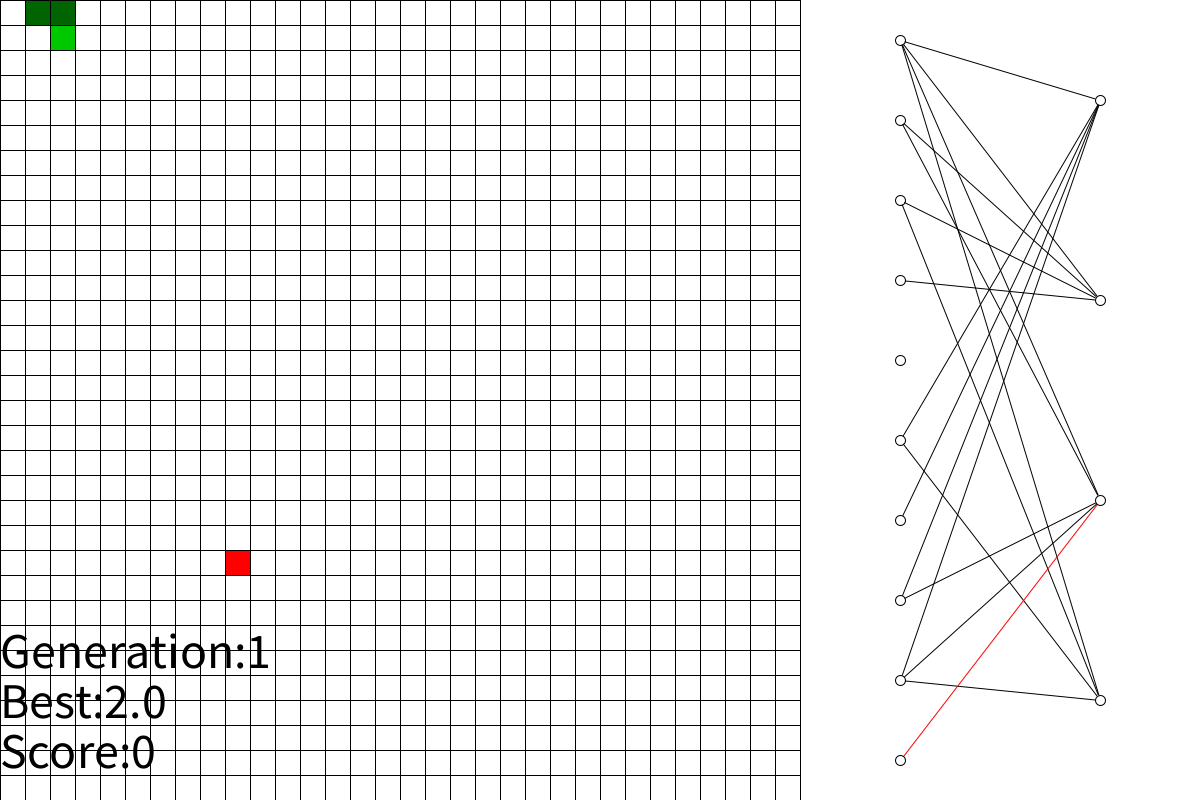
Frame 1 (no input)
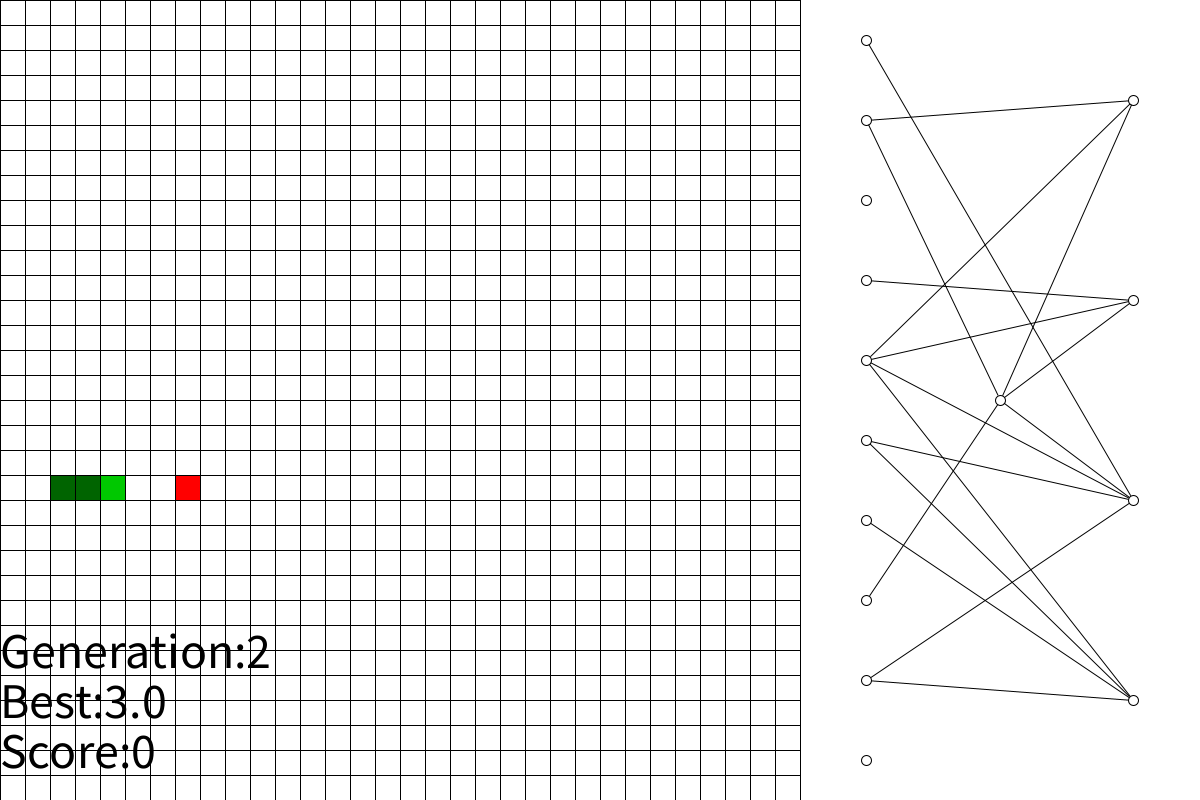
Frame 60 (the mouse pressed at the canvas centre just before this capture)
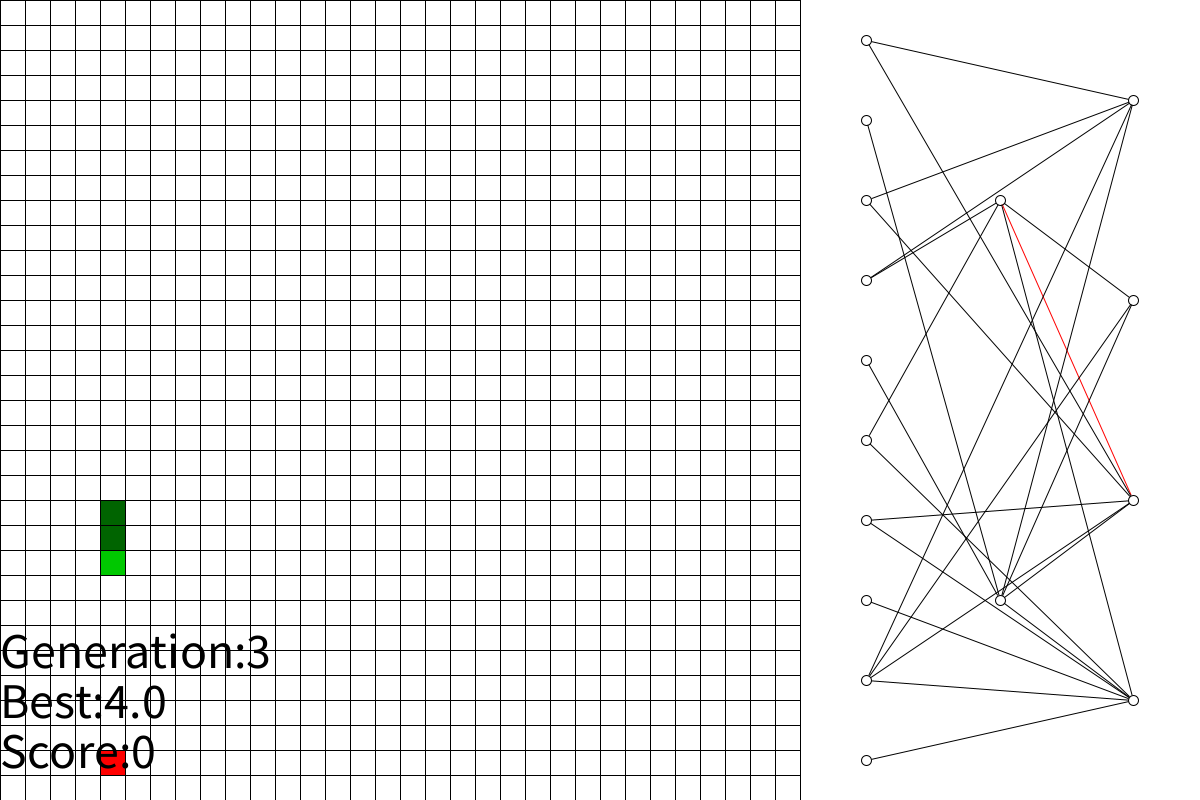
Frame 120 (the mouse held since frame 60 and released just before this capture)

The Processing sketch that drew these frames (run headless with seeded random() and noise(); from frame 60 on, the mouse is pressed at the canvas centre):

// Processing sketch: neat
// ── neat.pde
genome randomizer(genome[] selectfrom, float[][] probs) {
  float number = random(1);
  for (int i=0; i<probs.length; i++) {
    if (number>=probs[i][0] && number<probs[i][1]) {
      return selectfrom[i];
    }
  }
  return selectfrom[selectfrom.length-1];
}
float sum(float[] list) {
  float value = 0;
  for (float i : list) {
    value += i;
  }
  return value;
}
float[][] calc_probs(float[] list) {
  float[][] probs = new float[list.length][];
  float value = sum(list);
  float lastmax = 0;
  for (int i=0; i<list.length; i++) {
    float newmax = list[i]/value;
    probs[i] = new float[] {lastmax, lastmax+newmax};
    lastmax += newmax;
  }
  return probs;
}
int argmax(float[] list) {
  float maxim = list[0];
  int yer = 0;
  for (int i=1; i<list.length; i++) {
    if (list[i]>maxim) {
      maxim = list[i];
      yer = i;
    }
  }
  return yer;
}
class network {
  int input, output, pop, gen;
  genome[] genomes;
  float weight_range;
  network(int input, int output, int pop, float weight_range) {
    this.input = input;
    this.output = output;
    this.pop = pop;
    genomes = new genome[pop];
    this.weight_range = weight_range;
    for (int i=0; i<pop; i++) {
      genomes[i] = new genome(input, output, weight_range, false);
    }
    gen = 0;
  }
  genome select() {
    float[] prob = new float[pop];
    float best = Float.NEGATIVE_INFINITY;
    int yer = 0;
    int sayi = 0;
    for (genome i : genomes) {
      prob[sayi] = i.fitness*100;
      if (best<i.fitness) {
        best = i.fitness;
        yer = sayi;
      }
      i.fitness = 0;
      sayi++;
    }
    float[][] probs = calc_probs(prob);
    genome[] newgenomes = new genome[pop];
    for (int i=0; i<pop; i++) {
      if (i!=yer) {
        genome select;
        if (random(0, 100)<10) {
          select = new genome(input, output, weight_range, false);
          for (int a=0; a<gen; a++) {
            select.mutate();
          }
        } else {
          select = randomizer(genomes, probs);
          //select = this.genomes[i].cross_over(select);
          select = select.get_clone();
        }
        for (int a=0; a<10; a++) {
          select.mutate();
        }
        newgenomes[i] = select;
      } else {
        newgenomes[i] = genomes[yer];
      }
    }
    genome best_genome = genomes[yer];
    this.genomes = newgenomes;
    println("Gen:"+str(this.gen)+"  Best:"+str(best));
    this.gen++;
    return best_genome;
  }
}

// ── conn.pde
class conn {
  node from,to;
  float weight,weight_range;
  boolean enabled;
  conn(node from,node to,float weight_range) {
    this.from = from;
    this.to = to;
    weight = random(-weight_range, +weight_range);
    enabled = true;
    this.weight_range = weight_range;
  }
  void mutate() {
    if (random(0, 100)<5) {
      enabled = !this.enabled;
    }
    else if (random(0, 100)<5) {
      weight = random(-this.weight_range, +this.weight_range);
    } 
    else {
      weight += randomGaussian()/50;
    }
  }
  void activate() {
    if (this.enabled) {
      this.to.value += this.from.value*this.weight;
    }
  }
}

// ── deneme_processing.pde
int col = 32, row = 32;
game board;
network net;
boolean show = true;
genome gen;
float best = 0;
void setup() {
  size(1200, 800);
  randomSeed(10);
  board = new game(true, millis());
  board.dead = true;
  frameRate(Float.POSITIVE_INFINITY);
  net = new network(10, 4, 10000, 30);
}
void draw() {
  background(255);
  if (board.dead || !show) {
    float thisbest = -1;
    float seed = 0;
    int best_gen = -1;
    for (int i=0; i<net.pop; i++) {
      board = new game(true, millis());
      while (!board.dead) {
        float[] inputs = board.inputs();
        float[] out = net.genomes[i].activate(inputs);
        if (out[0]>0.5) {
          board.press(faces.up);
        } else if (out[1]>0.5) {
          board.press(faces.right);
        } else if (out[2]>0.5) {
          board.press(faces.down);
        } else if (out[3]>0.5) {
          board.press(faces.left);
        }
        board.move();
      }
      net.genomes[i].fitness = pow(2, board.bodies.size()-3)*100+(500-board.count)/10;
      if (board.bodies.size()-3>best) {
        best = board.bodies.size()-3;
      }
      if (board.bodies.size()-3>best_gen) {
        best_gen = board.bodies.size()-3;
      }
      if (net.genomes[i].fitness>thisbest) {
        thisbest = net.genomes[i].fitness;
        seed = board.seed;
      }
    }
    gen = net.select();
    board = new game(true, seed);
    startlimit += artis;
    println(best_gen);
  }
  if (show) {
    float[] inputs = board.inputs();
    float[] out = gen.activate(inputs);
    if (out[0]>0.5) {
      board.press(faces.up);
    } else if (out[1]>0.5) {
      board.press(faces.right);
    } else if (out[2]>0.5) {
      board.press(faces.down);
    } else if (out[3]>0.5) {
      board.press(faces.left);
    }
    board.show(0, 0, 800, 800);
    gen.show_genome(800, 0, 400, 800, 10);
    textAlign(LEFT, CENTER);
    textSize(50);
    fill(0);
    text("Score:"+str(board.bodies.size()-3), 0, 750);
  } else {
    gen.show_genome(0, 0, width, height, 10);
  }
  textAlign(LEFT, CENTER);
  textSize(50);
  fill(0);
  text("Generation:"+str(net.gen), 0, 650);
  text("Best:"+str(best), 0, 700);
}
void keyPressed() {
  //board.press(key);
  if (key==' ') {
    show = !show;
  }
}

// ── game.pde
final int[][] all_faces = new int[][] {{-1,-1},{+0,-1},{+1,-1},{+1,+0},{+1,+1},{+0,+1},{-1,+1},{-1,+0}};
int startlimit = 100;
int artis = 1;
class game{
  float[][] map;
  ArrayList<body> bodies;
  boolean dead,pressed,ate,limit;
  PVector food;
  float[][] where;
  int frame,until,count;
  int seed;
  body head;
  game(boolean limit){
    seed = millis();
    randomSeed(seed);
    this.limit = limit;
    frame = 0;
    until = startlimit;
    map = new float[row][col];
    bodies = new ArrayList<body>();
    bodies.add(new body(2,0,faces.right,true,this));
    bodies.add(new body(1,0,faces.right,false,this));
    bodies.add(new body(0,0,faces.right,false,this));
    dead = false;
    pressed = false;
    head = bodies.get(0);
    create_food();
    ate = false;
    count = 0;
  }
  game(boolean limit,float seed){
    this.seed = (int) seed;
    randomSeed(this.seed);
    this.limit = limit;
    frame = 0;
    until = startlimit;
    map = new float[row][col];
    bodies = new ArrayList<body>();
    bodies.add(new body(2,0,faces.right,true,this));
    bodies.add(new body(1,0,faces.right,false,this));
    bodies.add(new body(0,0,faces.right,false,this));
    dead = false;
    pressed = false;
    head = bodies.get(0);
    create_food();
    ate = false;
    count = 0;
  }
  void create_food(){
    ArrayList<int[]> probs = new ArrayList<int[]>();
    for (int y=0;y<row;y++){
      for (int x=0;x<col;x++){
        if (map[y][x]==0){
          probs.add(new int[] {x,y});
        }
      }
    }
    int[] select = probs.get(floor(random(probs.size())));
    food = new PVector(select[0],select[1]);
    map[select[1]][select[0]] = 1;
  }
  void eat_food(){
    ate = false;
    body parent = bodies.get(bodies.size()-1);
    body child;
    if (parent.face==faces.up){
      child = new body(parent.x,parent.y+1,faces.up,false,this);
    }
    else if (parent.face==faces.right){
      child = new body(parent.x-1,parent.y,faces.right,false,this);
    }
    else if (parent.face==faces.down){
      child = new body(parent.x,parent.y-1,faces.down,false,this);
    }
    else{ //left
      child = new body(parent.x+1,parent.y,faces.left,false,this);
    }
    for (int i=0;i<parent.moves.size();i++){
      int[] move = parent.moves.get(i);
      child.moves.add(new int[] {move[0],move[1],move[2]});
    }
    bodies.add(child);
    create_food();
    frame -= 100;
  }
  void move(){
    if (!dead){
      count++;
      where = new float[row][col];
      map = new float[row][col];
      map[(int)food.y][(int)food.x] = 1;
      pressed = false;
      for (body i : bodies){
        i.move();
      }
      if (ate){
        eat_food();
      }
      if (!dead && where[head.y][head.x]>1){
        dead = true;
      }
      if (limit){
        frame++;
        if (frame>=until){
          dead = true;
        }
      }
    }
  }
  void show(float x1,float y1,float w,float h){
    move();
    strokeWeight(1);
    stroke(0);
    float xr = w/col;
    float yr = h/row;
    for (int y=0;y<row;y++){
      for (int x=0;x<col;x++){
        fill(255);
        if (map[y][x]!=0){
          if (map[y][x]<0){
            if (map[y][x]==-10){
              fill(0,200,0);
            }
            else{
              fill(0,100,0);
            }
          }
          else{
            fill(255,0,0);
          }
        }
        rect(x*xr+x1,y*yr+y1,xr,yr);
      }
    }
  }
  float[] inputs(){
    float[] input = new float[16];
    for (int i=0;i<8;i++){
      int cx = head.x;
      int cy = head.y;
      int x = head.x;
      int y = head.y;
      int sayi = 1;
      while (true){
        x += all_faces[i][0];
        y += all_faces[i][1];
        if (x<0 || x>=col || y<0 || y>= row){
          if (input[i+8]==0){
            input[i+8] = dist(cx,cy,x,y);
          }
          break;
        }
        if (input[i]!=0 && input[i+8]!=0){
          break;
        }
        if (input[i]==0 && map[y][x]==1){
          input[i] = dist(cx,cy,x,y);
        }
        if (input[i+8]==8 && map[y][x]<0){
          input[i+8] = dist(cx,cy,x,y);
        }
        sayi++;
      }
    }
    return input;
  }
  void press(int face){
    if (!pressed){
      boolean ok = false;
      if (face==faces.up){
        if (head.face!=faces.down){
          ok = true;
        }
      }
      else if (face==faces.right){
        if (head.face!=faces.left){
          ok = true;
        }
      }
      else if (face==faces.down){
        if (head.face!=faces.up){
          ok = true;
        }
      }
      else if (face==faces.left){
        if (head.face!=faces.right){
          ok = true;
        }
      }
      if (ok){
        pressed = true;
        head.face = face;
        for (int i=1;i<bodies.size();i++){
          body a = bodies.get(i);
          a.moves.add(new int[] {head.x,head.y,face});
        }
      }
    }
  }
}
class body{
  int x,y,face;
  boolean ishead;
  ArrayList<int[]> moves;
  game parent;
  body(int x,int y,int face,boolean ishead,game parent){
    this.x = x;
    this.y = y;
    this.face = face;
    this.ishead = ishead;
    this.parent = parent;
    parent.map[y][x] = ishead ? -10:-1;
    moves = new ArrayList<int[]>();
  }
  void move(){
    if (!ishead && moves.size()!=0){
      int[] move = moves.get(0);
      if (move[0]==x && move[1]==y){
        face = move[2];
        moves.remove(0);
      }
    }
    if (face==faces.up){
      y--;
    }
    else if (face==faces.right){
      x++;
    }
    else if (face==faces.down){
      y++;
    }
    else if (face==faces.left){
      x--;
    }
    if (x<0 || x>=col || y<0 || y>=row){
      parent.dead = true;
      return;
    }
    if (ishead && parent.map[y][x]==1){
      parent.ate = true;
    }
    parent.where[y][x]++;
    parent.map[y][x] = ishead ? -10:-1;
  }
}
static class faces{
  static final int up = 0;
  static final int right = 1;
  static final int left = 2;
  static final int down = 3;
}

// ── genome.pde
float activation(float x) {
  return 1.0 / (1.0 + exp(-x));
}

float[] activate_genome(genome gen, int layer) {
  ArrayList<node> node_layer = gen.nodes.get(layer);
  float[] outs = new float[node_layer.size()];
  for (int i=0; i<node_layer.size(); i++) {
    node neuron = node_layer.get(i);
    float out = neuron.activate();
    if (layer==gen.nodes.size()-1) {
      outs[i] = out;
    }
  }
  if (layer!=gen.nodes.size()-1) {
    outs = activate_genome(gen, layer+1);
  }
  for (node i : node_layer) {
    i.value = 0;
  }
  return outs;
}

class genome {
  int input, output, node_number;
  ArrayList<ArrayList<node>> nodes;
  ArrayList<node> biasses;
  float fitness, weight_range;
  genome(int input, int output, float weight_range, boolean child) {
    this.input = input;
    this.output = output;
    this.weight_range = weight_range;
    nodes = new ArrayList<ArrayList<node>>();
    biasses = new ArrayList<node>();
    node_number = 0;
    fitness = 0;
    ArrayList<node> layer = new ArrayList<node>();
    for (int i=0; i<input; i++) {
      layer.add(new node(types.input, this.node_number+i, this.weight_range));
    }
    nodes.add(layer);
    layer = new ArrayList<node>();
    for (int i=0; i<output; i++) {
      layer.add(new node(types.output, node_number+i+input, weight_range));
    }
    nodes.add(layer);
    node_number += input+output;
    if (!child) {
      for (int i=0; i<100; i++) {
        mutate();
      }
    }
  }
  float[] activate(float[] inputs) {
    ArrayList<node> layer = nodes.get(0);
    for (int i=0; i<layer.size(); i++) {
      layer.get(i).value = inputs[i];
    }
    return activate_genome(this, 0);
  }

  void add_conn(int layer1, int index1, int layer2, int index2) {
    ArrayList<node> node_layer1, node_layer2;
    node node1, node2;
    if (layer1==-1) {
      layer1 = floor(random(0, nodes.size()-1));
      node_layer1 = nodes.get(layer1);
      index1 = floor(random(0, node_layer1.size()));
      layer2 = floor(random(layer1+1, this.nodes.size()));
      node_layer2 = nodes.get(layer2);
      index2 = floor(random(0, node_layer2.size()));
      node1 = node_layer1.get(index1);
      node2 = node_layer2.get(index2);
    } else {
      node_layer1 = nodes.get(layer1);
      node_layer2 = nodes.get(layer2);
      node1 = node_layer1.get(index1);
      node2 = node_layer2.get(index2);
    }
    if (node2.type!=types.bias) {
      int code = node2.name;
      if (!node1.conn_indexes.contains(code)) {
        node1.conn_indexes.add(code);
        node1.conns.add(new conn(node1, node2, weight_range));
      }
    }
  }
  void add_node() {
    int layer1 = floor(random(0, nodes.size()-1));
    ArrayList<node> node_layer = nodes.get(layer1);
    int index1 = floor(random(0, node_layer.size()));
    node node1 = node_layer.get(index1);
    if (node1.conns.size()!=0) {
      int index2 = floor(random(0, node1.conns.size()));
      int[] index = this.get_index_of_node(node1.conns.get(index2).to);
      if (index[0]==layer1+1) {
        if (random(0, 100)<30) {
          nodes.add(layer1+1, new ArrayList<node>());
          index[0]++;
        } else {
          return ;
        }
      }
      ArrayList<node> node_layer2 = nodes.get(layer1+1);
      node_layer2.add(new node(types.hidden, this.node_number, this.weight_range));
      this.node_number++;
      this.add_conn(layer1, index1, layer1+1, node_layer2.size()-1);
      this.add_conn(layer1+1, node_layer2.size()-1, index[0], index[1]);
      node1.conns.remove(index2);
      node1.conn_indexes.remove(index2);
    }
  }

  void mutate_conn() {
    int layer1 = floor(random(0, nodes.size()-1));
    ArrayList<node> node_layer = nodes.get(layer1);
    int index1 = floor(random(0, node_layer.size()));
    node node1 = node_layer.get(index1);
    if (node1.conns.size()!=0) {
      int index2 = floor(random(0, node1.conns.size()));
      node1.conns.get(index2).mutate();
    }
  }

  void add_bias() {
    if (nodes.size()>2) {
      int layer = floor(random(1, nodes.size()-1));
      ArrayList<node> node_layer = nodes.get(layer);
      int index = floor(random(0, node_layer.size()+1));
      node addthis = new node(types.bias, node_number, weight_range);
      node_layer.add(index, addthis);
      node_number++;
      biasses.add(addthis);
    }
  }

  void mutate_bias() {
    if (biasses.size()>0) {
      node selected = biasses.get(floor(random(0, biasses.size())));
      selected.mutate();
    }
  }

  int[] get_index_of_node(node search) {
    for (int i=0; i<nodes.size(); i++) {
      int index = this.nodes.get(i).indexOf(search);
      if (index!=-1) {
        return new int[] {i, index};
      }
    }
    return null;
  }

  void remove_conn() {
    int layer = floor(random(0, nodes.size()));
    ArrayList<node> node_layer = nodes.get(layer);
    int neuron = floor(random(0, node_layer.size()));
    node node1 = node_layer.get(neuron);
    if (node1.conns.size()!=0) {
      int index = floor(random(0, node1.conns.size()));
      node1.conns.remove(index);
      node1.conn_indexes.remove(index);
    }
  }

  void mutate() {
    if (random(0, 100)<5) {
      add_node();
    }
    if (random(0, 100)<1) {
      add_bias();
    }
    if (random(0, 100)<25) {
      add_conn(-1, -1, -1, -1);
    }
    if (random(0, 100)<10) {
      mutate_conn();
    }
    if (random(0, 100)<10) {
      mutate_bias();
    }
    if (random(0, 100)<5) {
      remove_conn();
    }
  }
  void show_genome(int x, int y, float w, float h, float neuron_size) {
    float xr=w/(nodes.size());
    float yr;
    strokeWeight(1);
    stroke(0);
    for (int layer=nodes.size()-1; layer>=0; layer--) {
      ArrayList<node> node_layer = nodes.get(layer);
      yr = h/node_layer.size();
      for (int i=0; i<node_layer.size(); i++) {
        node node1 = node_layer.get(i);
        node1.x = x+xr*layer+xr/2;
        node1.y = y+i*yr+yr/2;
      }
    }
    for (int layer=nodes.size()-1; layer>=0; layer--) {
      ArrayList<node> node_layer = nodes.get(layer);
      for (int i=0; i<node_layer.size(); i++) {
        node node1 = node_layer.get(i);
        for (conn connection : node1.conns) {
          stroke(0);
          if (!connection.enabled) {
            stroke(255, 0, 0);
          }
          line(connection.from.x, connection.from.y, connection.to.x, connection.to.y);
        }
      }
    }
    for (int layer=nodes.size()-1; layer>=0; layer--) {
      ArrayList<node> node_layer = nodes.get(layer);
      for (int i=0; i<node_layer.size(); i++) {
        node node1 = node_layer.get(i);
        stroke(0);
        fill(255);
        if (node1.type==types.bias) {
          fill(0, 255, 0);
        }
        ellipse(node1.x, node1.y, neuron_size,neuron_size);
        /*fill(0);
         textSize(neuron_size-str(this.nodes[layer][i].name).length*(neuron_size/5));
         textAlign(CENTER,CENTER);
         text(this.nodes[layer][i].name,this.nodes[layer][i].x,this.nodes[layer][i].y);
         */
      }
    }
  }
  genome get_clone() {
    genome child = new genome(input, output, weight_range, true);
    child.output = output;
    child.biasses = new ArrayList<node>();
    child.fitness = 0;
    child.weight_range = weight_range;
    child.input = input;
    child.nodes = new ArrayList<ArrayList<node>>();
    for (int i=0; i<nodes.size(); i++) {
      child.nodes.add(new ArrayList<node>());
    }
    for (int layer=nodes.size()-1; layer>=0; layer--) {
      ArrayList<node> node_layer = nodes.get(layer),child_layer = child.nodes.get(layer);
      for (int neuron=0; neuron<node_layer.size(); neuron++) {
        node node1 = node_layer.get(neuron);
        node newnode = new node(node1.type, node1.name, weight_range);
        child_layer.add(newnode);
        if (node1.type==types.bias) {
          newnode.value = node1.value;
          child.biasses.add(newnode);
        }
        child.node_number++;
        node1.layer = layer;
        node1.index = neuron;
        for (conn i : node1.conns) {
          if (i.to.type!=types.bias) {
            child.add_conn(layer, neuron, i.to.layer, i.to.index);
            conn newconn = newnode.conns.get(newnode.conns.size()-1);
            newconn.weight = i.weight;
            newconn.enabled = i.enabled;
          }
        }
      }
    }
    child.node_number = this.node_number;
    return child;
  }
}

// ── node.pde
class node {
  int type,name,layer,index,connected;
  float weight_range,x,y,value;
  ArrayList<conn> conns;
  ArrayList<Integer> conn_indexes;
  node(int type,int name,float weight_range) {
    this.type = type;
    this.name = name;
    x = 0;
    y = 0;
    conns = new ArrayList<conn>();
    conn_indexes = new ArrayList<Integer>();
    value = 0;
    this.weight_range = weight_range;
    if (type==types.bias) {
      value = random(-weight_range, +weight_range);
    }
    layer = 0;
    index = 0;
    connected = 0;
  }
  float activate() {
    if (type==types.output) {
      value = activation(value);
    }
    else {
      for (conn i : conns) {
        i.activate();
      }
    }
    return value;
  }
  void mutate() {
    if (type==types.bias) {
      if (type!=types.input && type!=types.bias){
        value = activation(this.value);
      }
      if (type!=types.output){
        value = random(-this.weight_range, +this.weight_range);
      } 
      else {
        value += randomGaussian()/50;
      }
    }
  }
}
static class types{
  static final int input = 0;
  static final int bias = 1;
  static final int hidden = 2;
  static final int output = 3;
}
